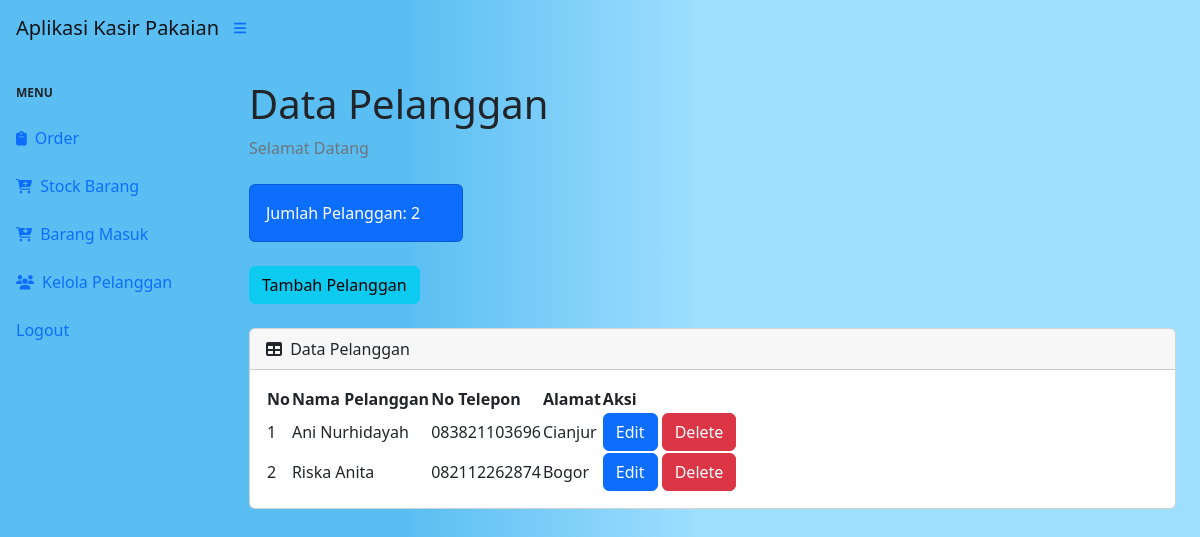
Page /pelanggan.php (signed in) on the committed database.
### tables this page shows
CREATE TABLE `pelanggan` (
  `idpelanggan` int(11) NOT NULL,
  `namapelanggan` varchar(30) NOT NULL,
  `notelp` varchar(15) NOT NULL,
  `alamat` text NOT NULL
);

### pelanggan.php (the view, shortened to what this page needs)
<?php
require 'ceklogin.php';
$h1 = mysqli_query($c,"select * from pelanggan");
$h2 = mysqli_num_rows($h1);
?>
<!DOCTYPE html>
<html lang="en">
    <head>
        <link href="https://cdn.jsdelivr.net/npm/simple-datatables@7.1.2/dist/style.min.css" rel="stylesheet" />
        <link href="css/styles.css" rel="stylesheet" />
    </head>
    <body class="" style="background: rgb(91,190,242);
     background: linear-gradient(90deg, rgba(91,190,242,1) 34%, rgba(158,222,255,1) 58%);">
        <nav class="sb-topnav navbar navbar-expand navbar-linear-gradient bg-linear-gradient">
            <a class="navbar-brand ps-3" href="index.php">Aplikasi Kasir Pakaian</a>
            <button class="btn btn-link btn-sm order-1 order-lg-0 me-4 me-lg-0" id="sidebarToggle" href="#!"><i class="fas fa-bars"></i></button>
        </nav>
        <div id="layoutSidenav">
            <div id="layoutSidenav_nav">
                <nav class="sb-sidenav accordion sb-sidenav-linear-gradient" id="sidenavAccordion">
                    <div class="sb-sidenav-menu">
                        <div class="nav">
                            <div class="sb-sidenav-menu-heading">Menu</div>
                            <a class="nav-link" href="index.php">
                                <div class="sb-nav-link-icon"><i class="fas fa-clipboard"></i></div>
                                Order
                            </a>
                            <a class="nav-link" href="stock.php">
                                <div class="sb-nav-link-icon"><i class="fas fa-cart-plus"></i></div>
                                Stock Barang
                            </a>
                            <a class="nav-link" href="masuk.php">
                                <div class="sb-nav-link-icon"><i class="fas fa-cart-arrow-down"></i></div>
                                Barang Masuk
                            </a>
                                <a class="nav-link" href="pelanggan.php">
                                <div class="sb-nav-link-icon"><i class="fas fa-users"></i></div>
                                Kelola Pelanggan
                            </a>
                            <a class="nav-link" href="logout.php">
                                Logout
                            </a>
                        </div>
                    </div>
                </nav>
            </div>
            <div id="layoutSidenav_content">
                <main>
                    <div class="container-fluid px-4">
                        <h1 class="mt-4">Data Pelanggan</h1>
                        <ol class="breadcrumb mb-4">
                            <li class="breadcrumb-item active">Selamat Datang</li>
                        </ol>
                        <div class="row">
                            <div class="col-xl-3 col-md-6">
                                <div class="card bg-primary text-white mb-4">
                                    <div class="card-body">Jumlah Pelanggan: <?=$h2;?></div>
                                </div>
                                <button type="button" class="btn btn-info mb-4" data-bs-toggle="modal" data-bs-target="#myModal">
                                    Tambah Pelanggan
                                </button>
                            </div>
                        </div>
                        <div class="card mb-4">
                            <div class="card-header">
                                <i class="fas fa-table me-1"></i>
                                Data Pelanggan
                            </div>
                            <div class="card-body">
                                <table id="datatablesSimple">
                                    <thead>
                                        <tr>
                                            <th>No</th>
                                            <th>Nama Pelanggan</th>
                                            <th>No Telepon</th>
                                            <th>Alamat</th>
                                            <th>Aksi</th>
                                        </tr>
                                    </thead>
                                    <tbody>
                                    <?php
                                        $get = mysqli_query($c, "select * from pelanggan");
                                        $i = 1;
                                        while($p=mysqli_fetch_array($get)){
                                            $namapelanggan = $p['namapelanggan'];
                                            $notelp = $p['notelp'];
                                            $alamat = $p['alamat'];
                                            $idpl = $p['idpelanggan'];
                                      ?>
                                        <tr>
                                            <td><?=$i++;?></td>
                                            <td><?=$namapelanggan;?></td>
                                            <td><?=$notelp;?></td>
                                            <td><?=$alamat;?></td>
                                            <td>
                                                <button type="button" class="btn btn-primary" data-bs-toggle="modal" data-bs-target="#edit<?=$idpl;?>">
                                                 Edit
                                                </button>
                                                <button type="button" class="btn btn-danger" data-bs-toggle="modal" data-bs-target="#delete<?=$idpl;?>">
                                                Delete
                                                </button>
                                            </td>
                                        </tr>
                                    <?php
                                      };
                                    ?>
                                    </tbody>
                                </table>
                            </div>
                        </div>
                    </div>
                </main>
            </div>
        </div>
    </body>
</html>

### rows in the picture
pelanggan: namapelanggan "Ani Nurhidayah", notelp "083821103696", alamat "Cianjur"
pelanggan: namapelanggan "Riska Anita", notelp "082112262874", alamat "Bogor"

### other values in the picture
$h2 "2"
